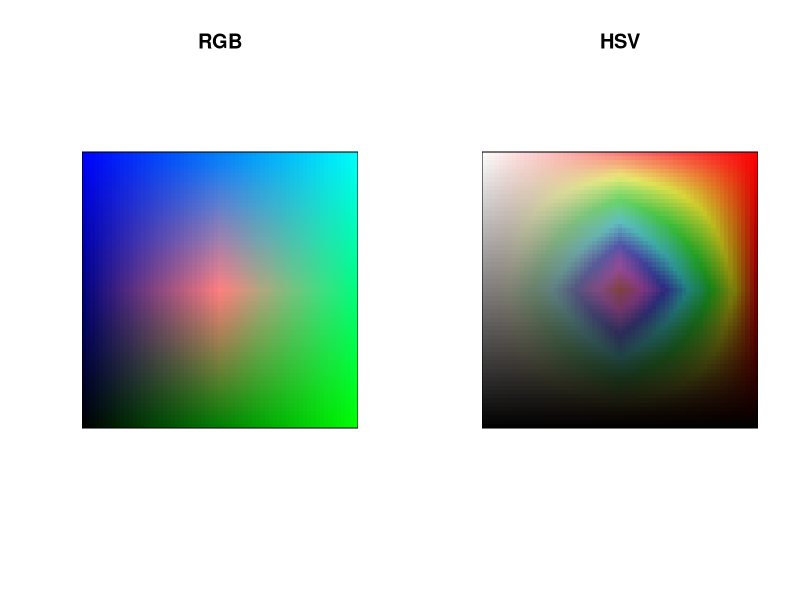

Reproduce this figure in R.
library(spatstat)


### Name: rgbim
### Title: Create Colour-Valued Pixel Image
### Aliases: rgbim hsvim
### Keywords: spatial manip datagen

### ** Examples

  ## Don't show: 
    op <- spatstat.options(npixel=32)
  
## End(Don't show)
  # create three images with values in [0,1]
  X <- setcov(owin())
  X <- eval.im(pmin(1,X))
  M <- Window(X)
  Y <- as.im(function(x,y){(x+1)/2}, W=M)
  Z <- as.im(function(x,y){(y+1)/2}, W=M)
  # convert 
  RGB <- rgbim(X, Y, Z, maxColorValue=1)
  HSV <- hsvim(X, Y, Z)
  opa <- par(mfrow=c(1,2))
  plot(RGB, valuesAreColours=TRUE)
  plot(HSV, valuesAreColours=TRUE)
  par(opa)
  ## Don't show: 
    spatstat.options(op)
  
## End(Don't show)
